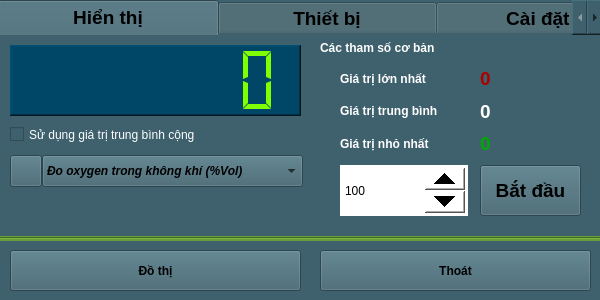
<?xml version="1.0" encoding="UTF-8"?>
<ui version="4.0">
 <class>Sensor_SEN0108</class>
 <widget class="QWidget" name="Sensor_SEN0108">
  <property name="geometry">
   <rect>
    <x>0</x>
    <y>0</y>
    <width>600</width>
    <height>300</height>
   </rect>
  </property>
  <property name="windowTitle">
   <string>Form</string>
  </property>
  <property name="windowIcon">
   <iconset resource="../image.qrc">
    <normaloff>:/image/OxygenSensorIcon_1.jpg</normaloff>:/image/OxygenSensorIcon_1.jpg</iconset>
  </property>
  <property name="styleSheet">
   <string notr="true">background-color: rgb(62, 97, 109);</string>
  </property>
  <widget class="QPushButton" name="pushButton_ChartZoom">
   <property name="geometry">
    <rect>
     <x>10</x>
     <y>250</y>
     <width>291</width>
     <height>41</height>
    </rect>
   </property>
   <property name="font">
    <font>
     <weight>75</weight>
     <bold>true</bold>
    </font>
   </property>
   <property name="text">
    <string>Đồ thị</string>
   </property>
  </widget>
  <widget class="QPushButton" name="pushButton_Exit">
   <property name="geometry">
    <rect>
     <x>320</x>
     <y>250</y>
     <width>271</width>
     <height>41</height>
    </rect>
   </property>
   <property name="font">
    <font>
     <weight>75</weight>
     <bold>true</bold>
    </font>
   </property>
   <property name="text">
    <string>Thoát</string>
   </property>
  </widget>
  <widget class="QTabWidget" name="tabWidget">
   <property name="geometry">
    <rect>
     <x>-2</x>
     <y>0</y>
     <width>605</width>
     <height>238</height>
    </rect>
   </property>
   <property name="font">
    <font>
     <pointsize>14</pointsize>
     <weight>75</weight>
     <bold>true</bold>
    </font>
   </property>
   <property name="styleSheet">
    <string notr="true">background-color: rgb(62, 97, 109);</string>
   </property>
   <property name="currentIndex">
    <number>0</number>
   </property>
   <property name="elideMode">
    <enum>Qt::ElideNone</enum>
   </property>
   <widget class="QWidget" name="tab_Infor_3">
    <attribute name="title">
     <string>            Hiển thị            </string>
    </attribute>
    <widget class="QWidget" name="verticalLayoutWidget_11">
     <property name="geometry">
      <rect>
       <x>340</x>
       <y>30</y>
       <width>128</width>
       <height>92</height>
      </rect>
     </property>
     <layout class="QVBoxLayout" name="verticalLayout_11">
      <item>
       <widget class="QLabel" name="label_11">
        <property name="font">
         <font>
          <weight>75</weight>
          <bold>true</bold>
         </font>
        </property>
        <property name="styleSheet">
         <string notr="true">color: rgb(255, 255, 255);</string>
        </property>
        <property name="text">
         <string>Giá trị lớn nhất</string>
        </property>
       </widget>
      </item>
      <item>
       <widget class="QLabel" name="label_12">
        <property name="font">
         <font>
          <weight>75</weight>
          <bold>true</bold>
         </font>
        </property>
        <property name="styleSheet">
         <string notr="true">color: rgb(255, 255, 255);</string>
        </property>
        <property name="text">
         <string>Giá trị trung bình</string>
        </property>
       </widget>
      </item>
      <item>
       <widget class="QLabel" name="label_15">
        <property name="font">
         <font>
          <weight>75</weight>
          <bold>true</bold>
         </font>
        </property>
        <property name="styleSheet">
         <string notr="true">color: rgb(255, 255, 255);</string>
        </property>
        <property name="text">
         <string>Giá trị nhỏ nhất</string>
        </property>
       </widget>
      </item>
     </layout>
    </widget>
    <widget class="QWidget" name="verticalLayoutWidget_12">
     <property name="geometry">
      <rect>
       <x>480</x>
       <y>30</y>
       <width>101</width>
       <height>92</height>
      </rect>
     </property>
     <layout class="QVBoxLayout" name="verticalLayout_12">
      <item>
       <widget class="QLabel" name="label_ValueMax">
        <property name="font">
         <font>
          <pointsize>14</pointsize>
          <weight>75</weight>
          <bold>true</bold>
         </font>
        </property>
        <property name="styleSheet">
         <string notr="true">color: rgb(170, 0, 0);</string>
        </property>
        <property name="text">
         <string>0</string>
        </property>
       </widget>
      </item>
      <item>
       <widget class="QLabel" name="label_ValueAvg">
        <property name="font">
         <font>
          <pointsize>14</pointsize>
          <weight>75</weight>
          <bold>true</bold>
         </font>
        </property>
        <property name="styleSheet">
         <string notr="true">color: rgb(255, 255, 255);</string>
        </property>
        <property name="text">
         <string>0</string>
        </property>
       </widget>
      </item>
      <item>
       <widget class="QLabel" name="label_ValueMin">
        <property name="font">
         <font>
          <pointsize>14</pointsize>
          <weight>75</weight>
          <bold>true</bold>
         </font>
        </property>
        <property name="styleSheet">
         <string notr="true">color: rgb(0, 170, 0);</string>
        </property>
        <property name="text">
         <string>0</string>
        </property>
       </widget>
      </item>
     </layout>
    </widget>
    <widget class="QLCDNumber" name="lcdNumber_Value">
     <property name="geometry">
      <rect>
       <x>10</x>
       <y>10</y>
       <width>291</width>
       <height>71</height>
      </rect>
     </property>
     <property name="styleSheet">
      <string notr="true">background-color: rgb(0, 70, 102);
color: rgb(128, 255, 0);</string>
     </property>
     <property name="frameShape">
      <enum>QFrame::WinPanel</enum>
     </property>
     <property name="lineWidth">
      <number>1</number>
     </property>
     <property name="smallDecimalPoint">
      <bool>false</bool>
     </property>
     <property name="digitCount">
      <number>7</number>
     </property>
     <property name="segmentStyle">
      <enum>QLCDNumber::Flat</enum>
     </property>
     <property name="value" stdset="0">
      <double>0.000000000000000</double>
     </property>
     <property name="intValue" stdset="0">
      <number>0</number>
     </property>
    </widget>
    <widget class="QComboBox" name="comboBox_Unit">
     <property name="geometry">
      <rect>
       <x>42</x>
       <y>120</y>
       <width>261</width>
       <height>32</height>
      </rect>
     </property>
     <property name="font">
      <font>
       <weight>75</weight>
       <italic>true</italic>
       <bold>true</bold>
      </font>
     </property>
     <property name="styleSheet">
      <string notr="true"/>
     </property>
     <item>
      <property name="text">
       <string>Đo oxygen trong không khí (%Vol)</string>
      </property>
     </item>
    </widget>
    <widget class="QPushButton" name="pushButton">
     <property name="geometry">
      <rect>
       <x>10</x>
       <y>120</y>
       <width>32</width>
       <height>32</height>
      </rect>
     </property>
     <property name="styleSheet">
      <string notr="true"/>
     </property>
     <property name="text">
      <string/>
     </property>
     <property name="icon">
      <iconset resource="../image.qrc">
       <normaloff>:/image/OxygenSensorIcon_White.jpg</normaloff>:/image/OxygenSensorIcon_White.jpg</iconset>
     </property>
     <property name="iconSize">
      <size>
       <width>32</width>
       <height>32</height>
      </size>
     </property>
    </widget>
    <widget class="QSpinBox" name="spinBox_setSample">
     <property name="geometry">
      <rect>
       <x>340</x>
       <y>130</y>
       <width>128</width>
       <height>51</height>
      </rect>
     </property>
     <property name="styleSheet">
      <string notr="true">QSpinBox
{
background-color: rgb(255, 255, 255);
color: rgb(0, 0, 0);
}
QSpinBox::up-button
{
    min-width:40px;
    min-height: 20px;
}
QSpinBox::down-button
{
    min-width: 40px;
    min-height: 20px;
}
</string>
     </property>
     <property name="minimum">
      <number>1</number>
     </property>
     <property name="maximum">
      <number>9999999</number>
     </property>
     <property name="value">
      <number>100</number>
     </property>
    </widget>
    <widget class="QPushButton" name="pushButton_getSamples">
     <property name="geometry">
      <rect>
       <x>480</x>
       <y>130</y>
       <width>101</width>
       <height>51</height>
      </rect>
     </property>
     <property name="font">
      <font>
       <pointsize>14</pointsize>
       <weight>75</weight>
       <bold>true</bold>
      </font>
     </property>
     <property name="styleSheet">
      <string notr="true"/>
     </property>
     <property name="text">
      <string>Bắt đầu</string>
     </property>
    </widget>
    <widget class="QLabel" name="label_sampleInfo">
     <property name="geometry">
      <rect>
       <x>320</x>
       <y>0</y>
       <width>261</width>
       <height>26</height>
      </rect>
     </property>
     <property name="font">
      <font>
       <weight>75</weight>
       <bold>true</bold>
      </font>
     </property>
     <property name="styleSheet">
      <string notr="true">color: rgb(255, 255, 255);</string>
     </property>
     <property name="text">
      <string>Các tham số cơ bản</string>
     </property>
    </widget>
    <widget class="QCheckBox" name="checkBox_setMathAvg">
     <property name="geometry">
      <rect>
       <x>10</x>
       <y>86</y>
       <width>281</width>
       <height>27</height>
      </rect>
     </property>
     <property name="styleSheet">
      <string notr="true">color: rgb(255, 255, 255);</string>
     </property>
     <property name="text">
      <string>Sử dụng giá trị trung bình cộng</string>
     </property>
    </widget>
   </widget>
   <widget class="QWidget" name="tab_5">
    <attribute name="title">
     <string>            Thiết bị            </string>
    </attribute>
    <widget class="QWidget" name="verticalLayoutWidget_13">
     <property name="geometry">
      <rect>
       <x>150</x>
       <y>10</y>
       <width>291</width>
       <height>101</height>
      </rect>
     </property>
     <layout class="QVBoxLayout" name="verticalLayout_13">
      <item>
       <widget class="QLabel" name="label_Name">
        <property name="styleSheet">
         <string notr="true">color: rgb(255, 255, 255);</string>
        </property>
        <property name="text">
         <string/>
        </property>
       </widget>
      </item>
      <item>
       <widget class="QLabel" name="label_Address">
        <property name="styleSheet">
         <string notr="true">color: rgb(255, 255, 255);</string>
        </property>
        <property name="text">
         <string/>
        </property>
       </widget>
      </item>
      <item>
       <widget class="QLabel" name="label_SerialNumber">
        <property name="styleSheet">
         <string notr="true">color: rgb(255, 255, 255);</string>
        </property>
        <property name="text">
         <string/>
        </property>
       </widget>
      </item>
     </layout>
    </widget>
    <widget class="QWidget" name="verticalLayoutWidget_14">
     <property name="geometry">
      <rect>
       <x>10</x>
       <y>10</y>
       <width>111</width>
       <height>131</height>
      </rect>
     </property>
     <layout class="QVBoxLayout" name="verticalLayout_14">
      <item>
       <widget class="QLabel" name="label_16">
        <property name="styleSheet">
         <string notr="true">color: rgb(255, 255, 255);</string>
        </property>
        <property name="text">
         <string>Tên thiết bị:</string>
        </property>
       </widget>
      </item>
      <item>
       <widget class="QLabel" name="label_17">
        <property name="styleSheet">
         <string notr="true">color: rgb(255, 255, 255);</string>
        </property>
        <property name="text">
         <string>Địa chỉ:</string>
        </property>
       </widget>
      </item>
      <item>
       <widget class="QLabel" name="label_20">
        <property name="styleSheet">
         <string notr="true">color: rgb(255, 255, 255);</string>
        </property>
        <property name="text">
         <string>Mã sê-ri:</string>
        </property>
       </widget>
      </item>
      <item>
       <widget class="QLabel" name="label_21">
        <property name="styleSheet">
         <string notr="true">color: rgb(255, 255, 255);</string>
        </property>
        <property name="text">
         <string>Mô tả:</string>
        </property>
       </widget>
      </item>
     </layout>
    </widget>
    <widget class="QWidget" name="verticalLayoutWidget_15">
     <property name="geometry">
      <rect>
       <x>150</x>
       <y>110</y>
       <width>291</width>
       <height>61</height>
      </rect>
     </property>
     <layout class="QVBoxLayout" name="verticalLayout_15">
      <item>
       <widget class="QLabel" name="label_Description">
        <property name="styleSheet">
         <string notr="true">color: rgb(255, 255, 255);</string>
        </property>
        <property name="text">
         <string/>
        </property>
        <property name="alignment">
         <set>Qt::AlignLeading|Qt::AlignLeft|Qt::AlignTop</set>
        </property>
       </widget>
      </item>
     </layout>
    </widget>
   </widget>
   <widget class="QWidget" name="tab_7">
    <attribute name="title">
     <string>           Cài đặt            </string>
    </attribute>
    <widget class="QLabel" name="label_26">
     <property name="geometry">
      <rect>
       <x>277</x>
       <y>40</y>
       <width>41</width>
       <height>22</height>
      </rect>
     </property>
     <property name="styleSheet">
      <string notr="true">color: rgb(255, 255, 255);</string>
     </property>
     <property name="text">
      <string>(ms)</string>
     </property>
    </widget>
    <widget class="QLabel" name="label_27">
     <property name="geometry">
      <rect>
       <x>20</x>
       <y>40</y>
       <width>141</width>
       <height>22</height>
      </rect>
     </property>
     <property name="styleSheet">
      <string notr="true">color: rgb(255, 255, 255);</string>
     </property>
     <property name="text">
      <string>Thời gian lấy mẫu :</string>
     </property>
    </widget>
    <widget class="QPushButton" name="pushButton_SetSampleTime">
     <property name="geometry">
      <rect>
       <x>360</x>
       <y>20</y>
       <width>201</width>
       <height>61</height>
      </rect>
     </property>
     <property name="font">
      <font>
       <pointsize>14</pointsize>
       <weight>75</weight>
       <bold>true</bold>
      </font>
     </property>
     <property name="text">
      <string>Cài đặt</string>
     </property>
    </widget>
    <widget class="QSpinBox" name="spinBox_SampleTime">
     <property name="geometry">
      <rect>
       <x>160</x>
       <y>10</y>
       <width>111</width>
       <height>81</height>
      </rect>
     </property>
     <property name="styleSheet">
      <string notr="true">QSpinBox
{
background-color: rgb(255, 255, 255);
color: rgb(0, 0, 0);
}
QSpinBox::up-button
{
    min-width:40px;
    min-height: 20px;
}
QSpinBox::down-button
{
    min-width: 40px;
    min-height: 20px;
}
</string>
     </property>
     <property name="minimum">
      <number>10</number>
     </property>
     <property name="maximum">
      <number>9999999</number>
     </property>
     <property name="value">
      <number>100</number>
     </property>
    </widget>
    <widget class="QPushButton" name="pushButton_Calib">
     <property name="geometry">
      <rect>
       <x>360</x>
       <y>140</y>
       <width>201</width>
       <height>51</height>
      </rect>
     </property>
     <property name="font">
      <font>
       <weight>75</weight>
       <bold>true</bold>
      </font>
     </property>
     <property name="text">
      <string>Hiệu chuẩn</string>
     </property>
    </widget>
    <widget class="Line" name="line_3">
     <property name="geometry">
      <rect>
       <x>160</x>
       <y>120</y>
       <width>401</width>
       <height>16</height>
      </rect>
     </property>
     <property name="orientation">
      <enum>Qt::Horizontal</enum>
     </property>
    </widget>
    <widget class="QLabel" name="label_25">
     <property name="geometry">
      <rect>
       <x>20</x>
       <y>110</y>
       <width>151</width>
       <height>22</height>
      </rect>
     </property>
     <property name="styleSheet">
      <string notr="true">color: rgb(255, 255, 255);</string>
     </property>
     <property name="text">
      <string>Hiệu chuẩn thiết bị </string>
     </property>
    </widget>
    <widget class="QCheckBox" name="checkBox_CalibFast">
     <property name="geometry">
      <rect>
       <x>40</x>
       <y>150</y>
       <width>161</width>
       <height>27</height>
      </rect>
     </property>
     <property name="styleSheet">
      <string notr="true">color: rgb(255, 255, 255);</string>
     </property>
     <property name="text">
      <string>Hiệu chuẩn nhanh</string>
     </property>
    </widget>
    <widget class="QLineEdit" name="lineEdit_CalibFast">
     <property name="geometry">
      <rect>
       <x>270</x>
       <y>150</y>
       <width>81</width>
       <height>32</height>
      </rect>
     </property>
     <property name="font">
      <font>
       <weight>75</weight>
       <bold>true</bold>
      </font>
     </property>
     <property name="styleSheet">
      <string notr="true">background-color: rgb(255, 255, 255);</string>
     </property>
     <property name="text">
      <string>20.9</string>
     </property>
     <property name="maxLength">
      <number>4</number>
     </property>
     <property name="alignment">
      <set>Qt::AlignCenter</set>
     </property>
    </widget>
    <widget class="QLabel" name="label_calibInfo">
     <property name="geometry">
      <rect>
       <x>70</x>
       <y>171</y>
       <width>191</width>
       <height>22</height>
      </rect>
     </property>
     <property name="font">
      <font>
       <italic>true</italic>
      </font>
     </property>
     <property name="styleSheet">
      <string notr="true">color: rgb(255, 255, 127);</string>
     </property>
     <property name="text">
      <string>(chưa hiệu chuẩn)</string>
     </property>
    </widget>
   </widget>
  </widget>
  <widget class="Line" name="line">
   <property name="geometry">
    <rect>
     <x>-2</x>
     <y>236</y>
     <width>605</width>
     <height>5</height>
    </rect>
   </property>
   <property name="styleSheet">
    <string notr="true">background-color: rgb(104, 159, 57);</string>
   </property>
   <property name="frameShadow">
    <enum>QFrame::Sunken</enum>
   </property>
   <property name="orientation">
    <enum>Qt::Horizontal</enum>
   </property>
  </widget>
 </widget>
 <resources>
  <include location="../image.qrc"/>
 </resources>
 <connections/>
</ui>
